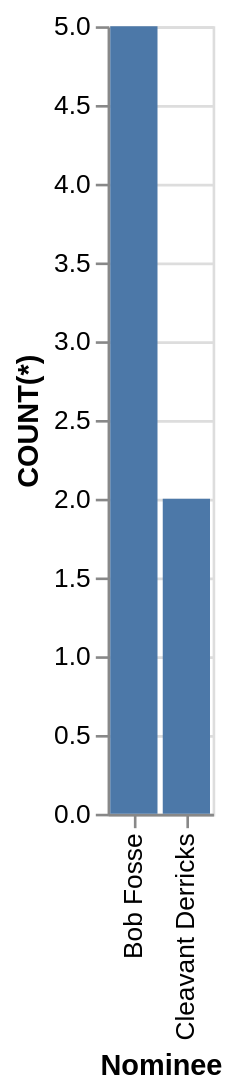

This figure's Vega-Lite source:
### Vega-Lite specification from a JSON file in a GitHub repository (floating-point values rounded to 4 significant figures)
{"data": {"values": [{"x_data": "Bob Fosse", "y_data": 5}, {"x_data": "Cleavant Derricks", "y_data": 2}]}, "mark": "bar", "encoding": {"x": {"field": "x_data", "type": "nominal", "title": "Nominee", "sort": "ascending"}, "y": {"field": "y_data", "type": "quantitative", "title": "COUNT(*)"}}}
